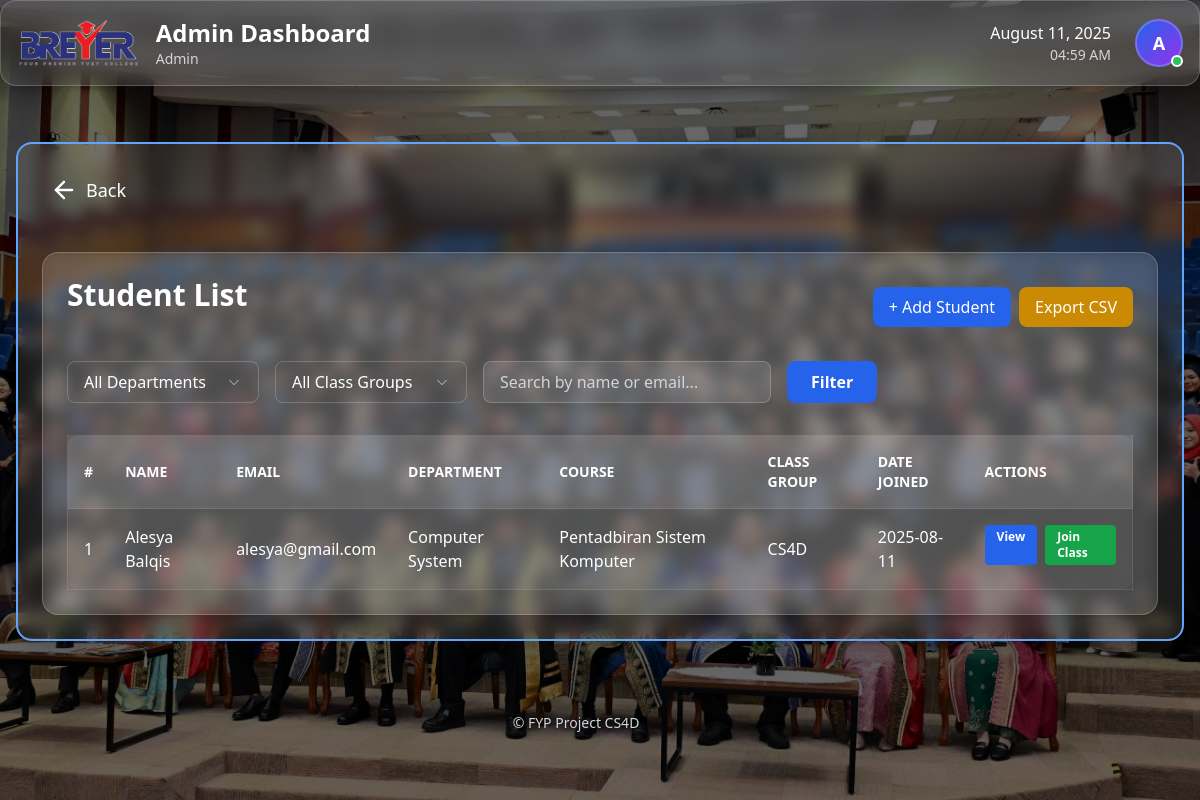
Before: /adminportal/students/ (signed in) with the older database file.
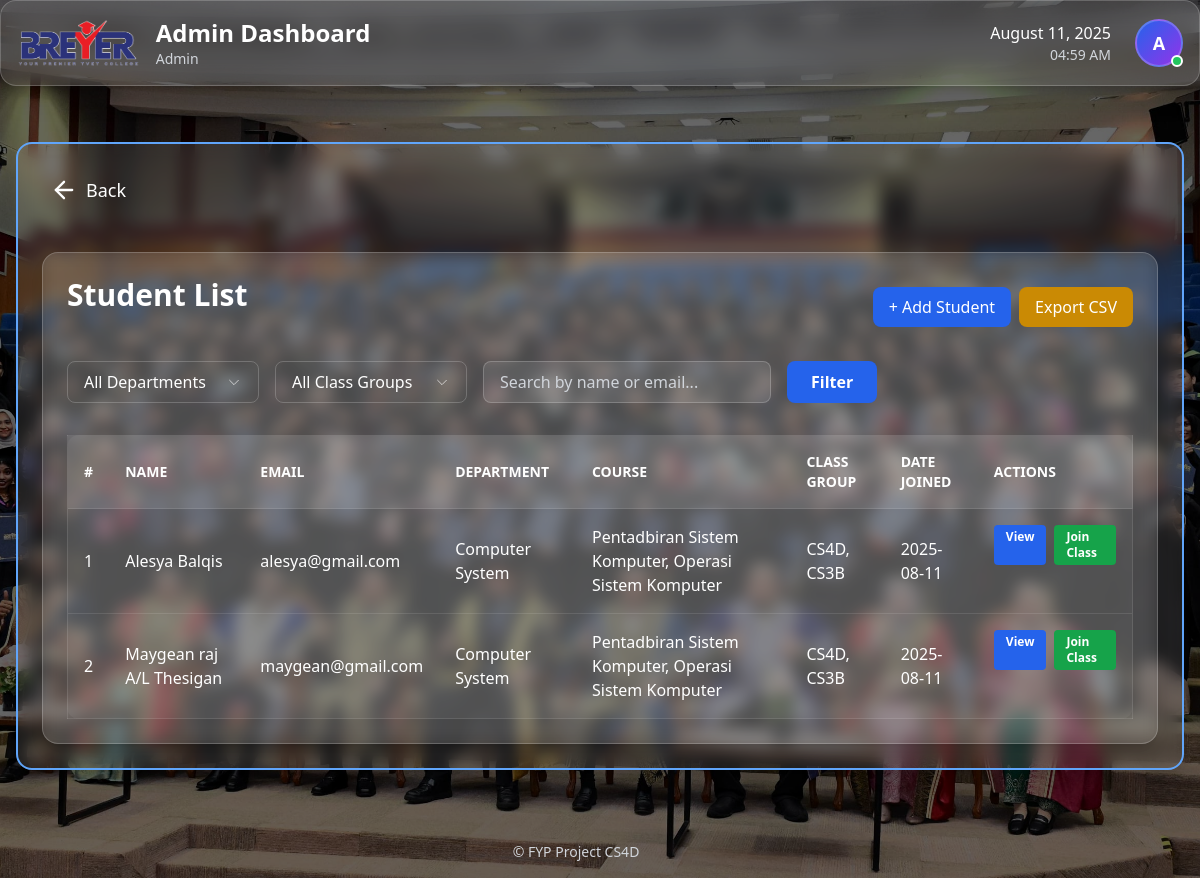
After: the same page with the newer database file.
### accounts/models.py (models this page shows, shortened)
class CustomUser(AbstractBaseUser, PermissionsMixin):
    class Role(models.TextChoices):
        STUDENT = 'STUDENT', 'Student'
        LECTURER = 'LECTURER', 'Lecturer'
        ADMIN = 'ADMIN', 'Admin'
    email = models.EmailField(unique=True)
    identity_card_number = models.CharField(
        max_length=20, unique=True, verbose_name="IC/Identity Card No."
    )
    full_name = models.CharField(
        max_length=255, verbose_name="Full Name (as per IC)"
    )
    short_name = models.CharField(
        max_length=64, verbose_name="Short Name", blank=True,
        help_text="E.g. 'Ali', for display in tables/lists"
    )
    role = models.CharField(max_length=20, choices=Role.choices, default=Role.STUDENT)
    phone_number = models.CharField(max_length=20, blank=True, null=True)
    address = models.TextField(blank=True, null=True)
    department = models.ForeignKey(
        Department,
        null=True,
        blank=True,
        on_delete=models.SET_NULL,
        related_name='users'
    )
    profile_picture = models.ImageField(upload_to='profile_pics/', blank=True, null=True)
    is_staff = models.BooleanField(default=False)
    is_active = models.BooleanField(default=True)
    date_joined = models.DateTimeField(default=timezone.now, blank=True, null=True)
    USERNAME_FIELD = 'email'
    REQUIRED_FIELDS = ['identity_card_number', 'full_name', 'short_name']
    objects = CustomUserManager()
    def get_full_name(self):
        return self.full_name

### core/models.py (models this page shows, shortened)
class Department(models.Model):
    name = models.CharField(max_length=100, unique=True)

class Enrollment(models.Model):
    student = models.ForeignKey(Student, on_delete=models.CASCADE)
    class_group = models.ForeignKey(ClassGroup, on_delete=models.CASCADE)
    date_enrolled = models.DateField(auto_now_add=True)
    class Meta:
        unique_together = ('student', 'class_group')

class ClassGroup(models.Model):
    name = models.CharField(max_length=32)
    department = models.ForeignKey(Department, on_delete=models.CASCADE, related_name='classgroups')
    course = models.ForeignKey(Course, on_delete=models.CASCADE, related_name='classgroups')
    year = models.PositiveIntegerField(default=timezone.now().year)
    classroom = models.CharField(max_length=64, blank=True, null=True)
    lecturers = models.ManyToManyField('Lecturer', related_name='classgroups', blank=True)

class Course(models.Model):
    name = models.CharField(max_length=255)
    code = models.CharField(max_length=50, unique=True)
    department = models.ForeignKey(Department, on_delete=models.CASCADE, related_name='courses')
    description = models.TextField(blank=True)

### accounts/decorators.py (the view)
        @login_required
        def _wrapped_view(request, *args, **kwargs):
            if request.user.role != role:
                return HttpResponseForbidden("You are not authorized to view this page.")
            return view_func(request, *args, **kwargs)

### adminportal/templates/adminportal/student_part/student_list.html (shortened to what this page needs)
{% extends 'adminportal/base_adminportal.html' %}
{% load static %}
{% block content_inner %}
<div class="max-w-7xl mx-auto mt-10 p-6 bg-white/10 rounded-2xl shadow-lg backdrop-blur border border-white/20">
  <div class="flex items-center justify-between mb-6">
    <h1 class="text-3xl font-bold text-white mb-6">Student List</h1>
    <div class="flex gap-2">
      <a href="{% url 'adminportal:add_student' %}"
         class="bg-blue-600 hover:bg-blue-700 text-white px-4 py-2 rounded-lg font-medium transition">
        + Add Student
      </a>
      <a href="{% url 'adminportal:export_students' %}"
         class="bg-yellow-600 hover:bg-yellow-700 text-white px-4 py-2 rounded-lg font-medium transition">
        Export CSV
      </a>
    </div>
  </div>
  <form method="GET" class="flex flex-col md:flex-row gap-4 mb-8">
    <div x-data="{ open: false, selected: '{{ request.GET.department|default:"" }}' }" class="relative w-48">
      <button
        @click="open = !open"
        type="button"
        class="w-full px-4 py-2 bg-transparent border border-white/20 rounded-lg text-white flex justify-between items-center focus:outline-none"
      >
        <span x-text="selected ? ($refs.list.querySelector(`[data-value='${selected}']`)?.innerText || 'Select Department') : 'All Departments'"></span>
        <svg class="w-4 h-4 ml-2" fill="none" stroke="currentColor" viewBox="0 0 24 24"><path d="M19 9l-7 7-7-7"></path></svg>
      </button>
    </div>
    <div x-data="{ open: false, selected: '{{ request.GET.classgroup|default:"" }}' }" class="relative w-48">
      <button
        @click="open = !open"
        type="button"
        class="w-full px-4 py-2 bg-transparent border border-white/20 rounded-lg text-white flex justify-between items-center focus:outline-none"
      >
        <span x-text="selected ? ($refs.list.querySelector(`[data-value='${selected}']`)?.innerText || 'Select Class Group') : 'All Class Groups'"></span>
        <svg class="w-4 h-4 ml-2" fill="none" stroke="currentColor" viewBox="0 0 24 24"><path d="M19 9l-7 7-7-7"></path></svg>
      </button>
    </div>
    <input
      type="text"
      name="q"
      placeholder="Search by name or email..."
      value="{{ request.GET.q }}"
      class="md:w-72 px-4 py-2 rounded-lg bg-white/10 text-white border border-white/20 placeholder-gray-300 focus:ring-2 focus:ring-blue-500 focus:outline-none transition"
    />
    <button
      type="submit"
      class="px-6 py-2 bg-blue-600 hover:bg-blue-700 text-white rounded-lg font-semibold transition"
    >Filter</button>
  </form>
  <div class="overflow-x-auto">
    <table class="min-w-full bg-white/5 border border-white/10 rounded-xl text-white">
      <thead class="bg-white/10 text-left text-sm uppercase font-semibold">
        <tr>
          <th class="p-4">#</th>
          <th class="p-4">Name</th>
          <th class="p-4">Email</th>
          <th class="p-4">Department</th>
          <th class="p-4">Course</th>
          <th class="p-4">Class Group</th>
          <th class="p-4">Date Joined</th>
          <th class="p-4">Actions</th>
        </tr>
      </thead>
      <tbody>
        {% for student in students %}
        <tr class="border-t border-white/10 hover:bg-white/5 transition">
          <td class="p-4">{{ forloop.counter }}</td>
          <td class="p-4 font-medium">{{ student.get_full_name|default:"N/A" }}</td>
          <td class="p-4">{{ student.email|default:"-" }}</td>
          <td class="p-4">{{ student.department.name|default:"-" }}</td>
          <td class="p-4">
            {% with enrollments=student.student.enrollment_set.all %}
              {% for enrollment in enrollments %}
                {{ enrollment.class_group.course.name }}{% if not forloop.last %}, {% endif %}
              {% empty %}
                <span class="text-gray-400 italic">Not Enrolled</span>
              {% endfor %}
            {% endwith %}
          </td>
          <td class="p-4">
            {% with enrollments=student.student.enrollment_set.all %}
              {% for enrollment in enrollments %}
                {{ enrollment.class_group.name }}{% if not forloop.last %}, {% endif %}
              {% empty %}
                <span class="text-gray-400 italic">-</span>
              {% endfor %}
            {% endwith %}
          </td>
          <td class="p-4">{{ student.date_joined|date:"Y-m-d" }}</td>
          <td class="p-4 flex gap-2">
            <a href="{% url 'adminportal:student_detail' student.pk %}" class="bg-blue-600 hover:bg-blue-700 text-white px-3 py-1 rounded text-xs font-semibold">
              View
            </a>
            <a href="{% url 'adminportal:enroll_student' student.pk %}" class="bg-green-600 hover:bg-green-700 text-white px-3 py-1 rounded text-xs font-semibold">
              Join Class
            </a>
          </td>
        </tr>
        {% empty %}
        <tr>
          <td colspan="8" class="p-4 text-center text-gray-400">No students found.</td>
        </tr>
        {% endfor %}
      </tbody>
    </table>
  </div>
</div>
{% endblock %}

### adminportal/templates/adminportal/base_adminportal.html
{% extends "base.html" %}
{% load static %}
{% block content %}
  {% include "partials/_topbar.html" %}
  <div class="max-w-7xl mx-auto px-2 md:px-4 py-6">
    <div class="border-2 border-blue-400 rounded-2xl shadow-xl bg-white/10 backdrop-blur p-6">
      <div class="mb-6">
        <a href="{% url 'dashboard:main_dashboard' %}" class="inline-flex items-center p-2 rounded-lg hover:bg-blue-500/20 transition group">
          {% include "lucide/back.svg" %}
          <span class="ml-2 text-white text-lg hidden sm:inline">Back</span>
        </a>
      </div>
      {% block content_inner %}
      {% endblock %}
    </div>
  </div>
{% endblock %}

### templates/base.html (shortened to what this page needs)
{% load static %}
<!DOCTYPE html>
<html lang="en" class="scroll-smooth">
<head>
  <script src="https://cdn.tailwindcss.com"></script>
</head>
<body class="relative min-h-screen bg-gray-900">
  <div class="fixed inset-0 -z-10 bg-black bg-opacity-60 pointer-events-none"></div>
  {% block content %}{% endblock %}
  <footer class="mt-8 w-full max-w-6xl text-center text-gray-300 text-sm font-medium select-none py-4">
    &copy; {{ now|date:"Y" }} FYP Project CS4D
  </footer>
</body>
</html>

### templates/partials/_topbar.html (shortened to what this page needs)
{% load static %}
{% block content %}
<div class="bg-white/10 dark:bg-white/5 backdrop-blur-md rounded-2xl p-4 border border-white/20 dark:border-white/10 shadow-xl mb-8">
  <div class="flex justify-between items-center">
    <div class="flex items-center space-x-4">
      <img src="{% static 'images/breyer.jpg' %}" alt="Breyer Logo" class="h-12 w-auto">
      <div>
        <a href="{% url 'dashboard:main_dashboard' %}" class="text-2xl font-bold text-white hover:text-blue-400 transition">
  {% if request.user.role == 'ADMIN' %}
    Admin Dashboard
  {% elif request.user.role == 'LECTURER' %}
    Lecturer Dashboard
  {% elif request.user.role == 'STUDENT' %}
    Student Dashboard
  {% else %}
    Dashboard
  {% endif %}
</a>
        <p class="text-gray-300 text-sm">{{ request.user.get_full_name|default:request.user.email }}</p>
      </div>
    </div>
    <div class="flex items-center space-x-6">
      <div class="text-right">
        <p class="text-white font-medium" id="current-date"></p>
        <p class="text-gray-300 text-sm" id="current-time"></p>
      </div>
      <div class="relative">
        <button id="profile-btn" onclick="toggleProfileMenu(event)" class="relative group focus:outline-none">
          {% if request.user.profile_picture %}
            <img src="{{ request.user.profile_picture.url }}" alt="Profile Picture"
                 class="w-12 h-12 rounded-full object-cover border-2 border-white/20 group-hover:border-blue-400 transition-colors">
          {% else %}
            <div class="w-12 h-12 rounded-full bg-gradient-to-br from-blue-600 to-purple-600 flex items-center justify-center border-2 border-white/20 group-hover:border-blue-400 transition-colors">
              <span class="text-white font-semibold text-lg">
                {{ request.user.get_full_name|first|upper|default:request.user.email|first|upper }}
              </span>
            </div>
          {% endif %}
          <div class="absolute bottom-0 right-0 w-3 h-3 bg-green-500 rounded-full border-2 border-white"></div>
        </button>
      </div>
    </div>
  </div>
</div>
{% endblock %}

### templates/lucide/back.svg
<svg xmlns="http://www.w3.org/2000/svg"
     viewBox="0 0 24 24"
     fill="none"
     stroke="currentColor"
     stroke-width="2"
     stroke-linecap="round"
     stroke-linejoin="round"
     class="w-7 h-7 text-white group-hover:scale-110 transition">
  <path d="m12 19-7-7 7-7"/>
  <path d="M19 12H5"/>
</svg>

Changed rows visible on the page:
shown differently, row unchanged: Enrollment (number 1 of 4 on the later page): now shows ", ,"
added Enrollment: class_group.course.name "Operasi Sistem Komputer", class_group.name "CS3B", shown under CustomUser "Alesya Balqis"
added CustomUser: get_full_name "Maygean raj A/L Thesigan", email "maygean@gmail.com", department.name "Computer System", date_joined "2025-08-11"
added Enrollment: class_group.course.name "Pentadbiran Sistem Komputer", class_group.name "CS4D"
added Enrollment: class_group.course.name "Operasi Sistem Komputer", class_group.name "CS3B"
